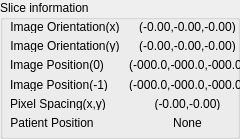
         <widget class="QGroupBox" name="groupBox_6">
          <property name="minimumSize">
           <size>
            <width>220</width>
            <height>0</height>
           </size>
          </property>
          <property name="maximumSize">
           <size>
            <width>240</width>
            <height>150</height>
           </size>
          </property>
          <property name="title">
           <string>Slice information</string>
          </property>
          <widget class="QWidget" name="formLayoutWidget_5">
           <property name="geometry">
            <rect>
             <x>10</x>
             <y>20</y>
             <width>239</width>
             <height>110</height>
            </rect>
           </property>
           <layout class="QFormLayout" name="formLayout_5">
            <item row="0" column="0">
             <widget class="QLabel" name="label_47">
              <property name="sizePolicy">
               <sizepolicy hsizetype="Expanding" vsizetype="Expanding">
                <horstretch>0</horstretch>
                <verstretch>0</verstretch>
               </sizepolicy>
              </property>
              <property name="text">
               <string>Image Orientation(x)</string>
              </property>
              <property name="alignment">
               <set>Qt::AlignCenter</set>
              </property>
             </widget>
            </item>
            <item row="0" column="1">
             <widget class="QLabel" name="label_SliceInfoImagePosition_x">
              <property name="sizePolicy">
               <sizepolicy hsizetype="Minimum" vsizetype="Expanding">
                <horstretch>0</horstretch>
                <verstretch>0</verstretch>
               </sizepolicy>
              </property>
              <property name="text">
               <string>(-0.00,-0.00,-0.00)</string>
              </property>
              <property name="alignment">
               <set>Qt::AlignCenter</set>
              </property>
             </widget>
            </item>
            <item row="1" column="0">
             <widget class="QLabel" name="label_49">
              <property name="sizePolicy">
               <sizepolicy hsizetype="Expanding" vsizetype="Expanding">
                <horstretch>0</horstretch>
                <verstretch>0</verstretch>
               </sizepolicy>
              </property>
              <property name="text">
               <string>Image Orientation(y)</string>
              </property>
              <property name="alignment">
               <set>Qt::AlignCenter</set>
              </property>
             </widget>
            </item>
            <item row="1" column="1">
             <widget class="QLabel" name="label_SliceInfoImagePosition_y">
              <property name="sizePolicy">
               <sizepolicy hsizetype="Minimum" vsizetype="Expanding">
                <horstretch>0</horstretch>
                <verstretch>0</verstretch>
               </sizepolicy>
              </property>
              <property name="text">
               <string>(-0.00,-0.00,-0.00)</string>
              </property>
              <property name="alignment">
               <set>Qt::AlignCenter</set>
              </property>
             </widget>
            </item>
            <item row="4" column="0">
             <widget class="QLabel" name="label_51">
              <property name="sizePolicy">
               <sizepolicy hsizetype="Expanding" vsizetype="Expanding">
                <horstretch>0</horstretch>
                <verstretch>0</verstretch>
               </sizepolicy>
              </property>
              <property name="text">
               <string>Pixel Spacing(x,y)</string>
              </property>
              <property name="alignment">
               <set>Qt::AlignCenter</set>
              </property>
             </widget>
            </item>
            <item row="4" column="1">
             <widget class="QLabel" name="label_SliceInfoPixelSpacing_xy">
              <property name="sizePolicy">
               <sizepolicy hsizetype="Minimum" vsizetype="Expanding">
                <horstretch>0</horstretch>
                <verstretch>0</verstretch>
               </sizepolicy>
              </property>
              <property name="text">
               <string>(-0.00,-0.00)</string>
              </property>
              <property name="alignment">
               <set>Qt::AlignCenter</set>
              </property>
             </widget>
            </item>
            <item row="5" column="0">
             <widget class="QLabel" name="label_8">
              <property name="text">
               <string>Patient Position</string>
              </property>
              <property name="alignment">
               <set>Qt::AlignCenter</set>
              </property>
             </widget>
            </item>
            <item row="5" column="1">
             <widget class="QLabel" name="label_SliceInfoPatientPosition">
              <property name="text">
               <string>None</string>
              </property>
              <property name="alignment">
               <set>Qt::AlignCenter</set>
              </property>
             </widget>
            </item>
            <item row="2" column="0">
             <widget class="QLabel" name="label_13">
              <property name="text">
               <string>Image Position(0)</string>
              </property>
             </widget>
            </item>
            <item row="2" column="1">
             <widget class="QLabel" name="label_ImagePositonFirst">
              <property name="text">
               <string>(-000.0,-000.0,-000.0)</string>
              </property>
              <property name="alignment">
               <set>Qt::AlignCenter</set>
              </property>
             </widget>
            </item>
            <item row="3" column="0">
             <widget class="QLabel" name="label_18">
              <property name="text">
               <string>Image Position(-1)</string>
              </property>
             </widget>
            </item>
            <item row="3" column="1">
             <widget class="QLabel" name="label_ImagePositonLast">
              <property name="text">
               <string>(-000.0,-000.0,-000.0)</string>
              </property>
              <property name="alignment">
               <set>Qt::AlignCenter</set>
              </property>
             </widget>
            </item>
           </layout>
          </widget>
         </widget>
